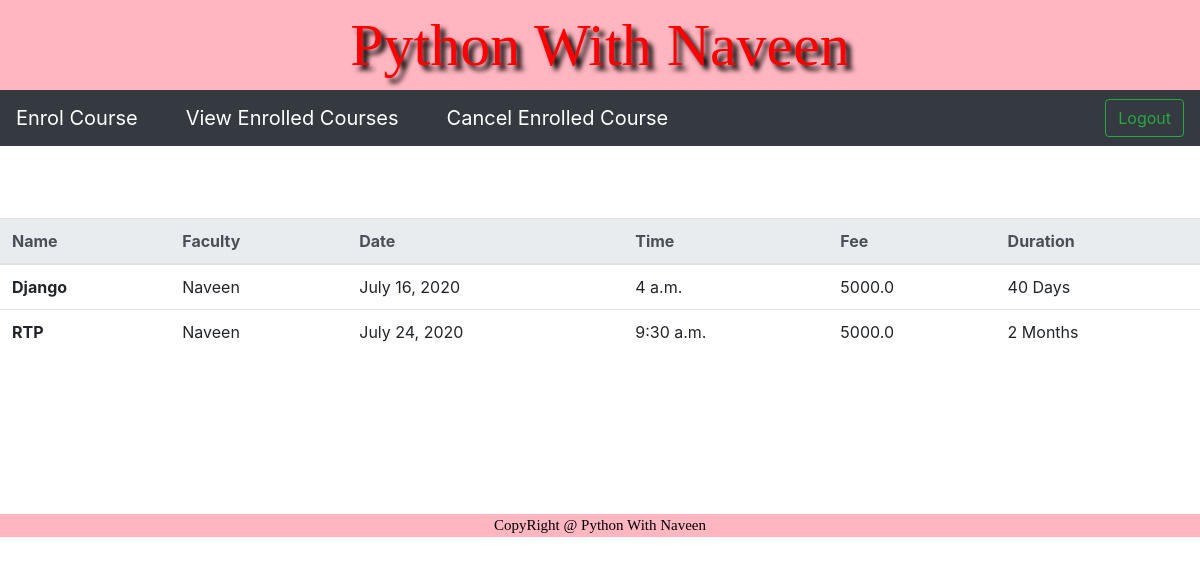
Page /student/view_enrolled_courses/?contact=9876545678 on the committed database.
### admin/models.py (models this page shows)
class Course(models.Model):
    no = models.AutoField(primary_key=True)
    name = models.CharField(max_length=50)
    faculty = models.CharField(max_length=50)
    date = models.DateField()
    time = models.TimeField()
    fee = models.FloatField()
    duration = models.CharField(max_length=30)

### student/views.py (the view)
# urls.py: path('view_enrolled_courses/',views.view_enrolled_courses,name='view_enrolled_courses'),
def view_enrolled_courses(request):
    contact = request.GET.get('contact')
    res = EnrolCourse.objects.filter(student_id=contact)
    data = [Course.objects.get(no=x.course_id) for x in res]
    return render(request,'student/view_enrolled_courses.html',{'data':data})

### templates/student/view_enrolled_courses.html (shortened to what this page needs)
{% extends 'common.html' %}
{% block menu %}
    {% include 'student/student_menu.html' %}
{% endblock %}
{% block content %}
    <br><br><br>
    {% if not data %}
        <div id="message">No Courses are Enrolled</div>
    {% else %}
        <table class="table" align="center" width="700">
      <thead class="thead-light">
        <tr>
          <th scope="col">Name</th>
          <th scope="col">Faculty</th>
          <th scope="col">Date</th>
          <th scope="col">Time</th>
          <th scope="col">Fee</th>
          <th scope="col">Duration</th>
        </tr>
      </thead>
      <tbody>
      {% for x in data %}
        <tr>
          <th scope="row">{{ x.name }}</th>
          <td>{{ x.faculty }}</td>
          <td>{{ x.date }}</td>
          <td>{{ x.time }}</td>
          <td>{{ x.fee }}</td>
          <td>{{ x.duration }}</td>
        </tr>
      {% endfor %}
      </tbody>
    </table>
    {% endif %}
{% endblock %}

### rows in the picture
Course: name "Django", faculty "Naveen", date "July 16, 2020", time "4 a.m.", fee "5000.0", duration "40 Days"
Course: name "RTP", faculty "Naveen", date "July 24, 2020", time "9:30 a.m.", fee "5000.0", duration "2 Months"
